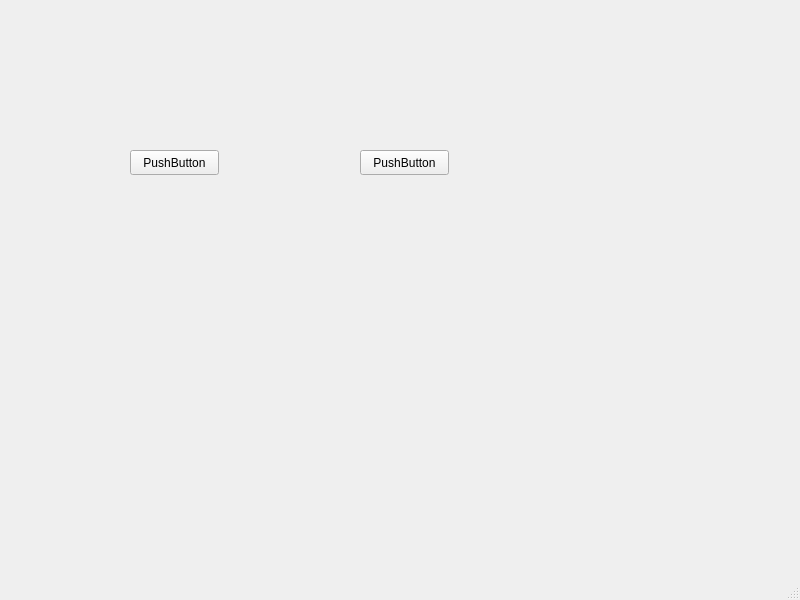
<?xml version="1.0" encoding="UTF-8"?>
<ui version="4.0">
 <class>MainWindow</class>
 <widget class="QMainWindow" name="MainWindow">
  <property name="geometry">
   <rect>
    <x>0</x>
    <y>0</y>
    <width>800</width>
    <height>600</height>
   </rect>
  </property>
  <property name="windowTitle">
   <string>MainWindow</string>
  </property>
  <widget class="QWidget" name="centralwidget">
   <widget class="QPushButton" name="pushButton">
    <property name="geometry">
     <rect>
      <x>130</x>
      <y>150</y>
      <width>89</width>
      <height>25</height>
     </rect>
    </property>
    <property name="text">
     <string>PushButton</string>
    </property>
   </widget>
   <widget class="QPushButton" name="pushButton_2">
    <property name="geometry">
     <rect>
      <x>360</x>
      <y>150</y>
      <width>89</width>
      <height>25</height>
     </rect>
    </property>
    <property name="text">
     <string>PushButton</string>
    </property>
   </widget>
  </widget>
  <widget class="QMenuBar" name="menubar">
   <property name="geometry">
    <rect>
     <x>0</x>
     <y>0</y>
     <width>800</width>
     <height>28</height>
    </rect>
   </property>
  </widget>
  <widget class="QStatusBar" name="statusbar"/>
 </widget>
 <resources/>
 <connections/>
</ui>
